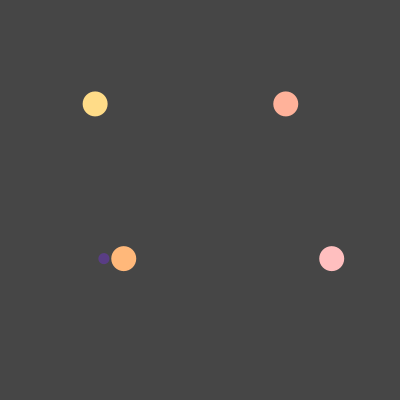
Frame 1 (no input)
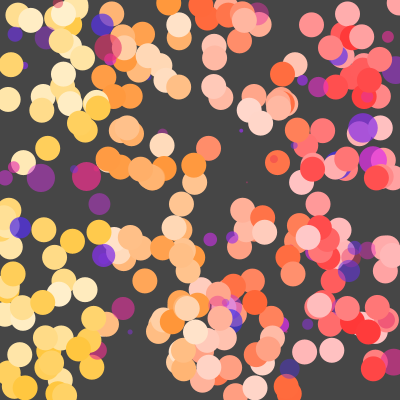
Frame 60 (the mouse pressed at the canvas centre just before this capture)
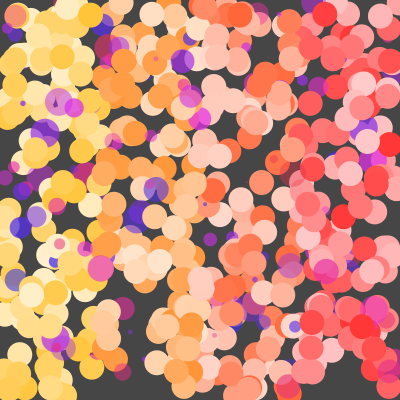
Frame 120 (the mouse held since frame 60 and released just before this capture)

The Processing sketch that drew these frames (run headless with seeded random() and noise(); from frame 60 on, the mouse is pressed at the canvas centre):

// Processing sketch: processing_60390
// ── processing_60390.pde

void setup(){
size (400, 400);
background (70);
colorMode(HSB);
smooth();
noStroke();
}

void draw(){
float j = random (400);
float y = random (400);
float r = random(100);
float n = random (100, 200);
float o = random (200, 300);
float p = random (300, 400);

TopRow(r, y);
SecondRow(n, j);
ThirdRow(o, y);
FourthRow(p, j);
Purple(y, j);
}

void TopRow(float x, float y){
float m = random (50, 200);
fill(30, m, 255);
ellipse(x, y, 25, 25);
}

void SecondRow(float x, float y){
float m = random (50, 200);
fill(20, m, 255);
ellipse(x, y, 25, 25);
}

void ThirdRow(float x, float y){
float m = random (50, 200);
fill(10, m, 255);
ellipse(x, y, 25, 25);
}

void FourthRow(float x, float y){
  float m = random (50, 200);
fill(0, m, 255);
ellipse(x, y, 25, 25);
}

void Purple(float x, float y){
float g = random (170, 250);
float a = random (100, 200);
float k = random (1, 30);
fill(g, 200, 230, a);
ellipse(x, y, k, k);
}
